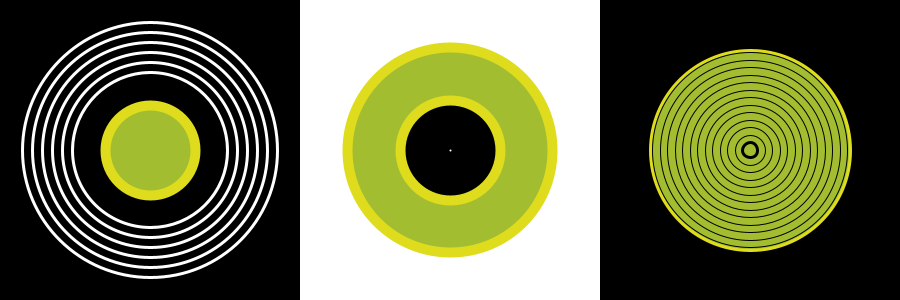
Frame 1 (no input)
Frame 60 (the mouse pressed at the canvas centre just before this capture): identical to frame 1, image omitted
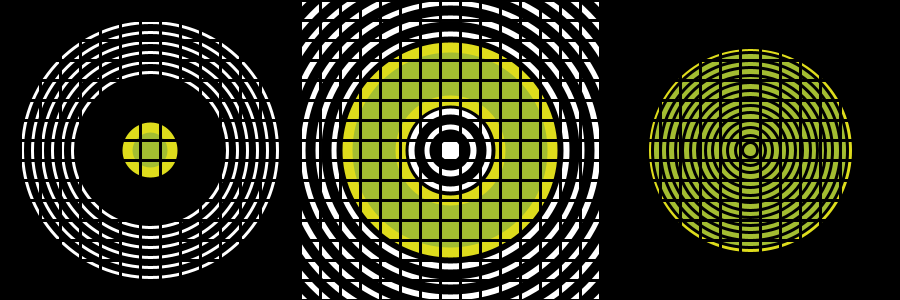
Frame 120 (the mouse held since frame 60 and released just before this capture)

The Processing sketch that drew these frames (run headless with seeded random() and noise(); from frame 60 on, the mouse is pressed at the canvas centre):

// Processing sketch: manuelas08t00
// ── manuelas08t00.pde
boolean b, g; //declaro los boolean
color[] colores = new color [4]; // declaro cuantos colores hay en array
int[] numeros = new int [5]; // declaro cuantos numeros hay en array
int q, w, e, h; //declaro int
float f; //declaro float como f
color blanco, negro; //nombro color como blanco, negro


void setup() { 
  size(900, 300); //tamaño del canvas
  b = true; // boolean verdadero
  g = false;
  f = 0.5; //le doy un valor al float
  blanco = #FFFFFF; //codigo color blanco 
  negro = #000000; //codigo color negro
  colores[0] = #A3BD31; //verde
  colores[1] = #DEDC1C; //amarillo
  colores[2] = #FFFFFF; //blanco
  colores[3] = #000000; //negro
  numeros[0] = 1; //le doy un valor al array de int
  numeros[1] = 2; //le doy un valor al array de int
  numeros[2] = 5; //le doy un valor al array de int
  numeros[3] = 55; //le doy un valor al array de int
  numeros[4] = 100; //le doy un valor al array de int
} 

void draw() {   
  if (b) { //boolean b verdadero
    background(negro); //fondo negro
    donut(numeros[2]*90, numeros[2]*30, colores[0], colores[1], colores[3], colores[2], numeros[2]*3, numeros[2]*2); //función donut y valores dados
    circulo(numeros[2]*30, numeros[2]*30, numeros[4], colores[0], colores[1], colores[2], numeros[2]*2, numeros[0]*3); //función circulo y valores dados
    argollas(numeros[2]*150, numeros[2]*30, numeros[4]*2, colores[0], colores[1], colores[3], numeros[0]+2, numeros[0]*3);//función argollas y valores dados
    lup(2, negro); //función lup y valores dados
  } else { // sino
    background(blanco);  //fondo blanco
    donut(numeros[2]*90, numeros[2]*30, colores[1], colores[0], colores[2], colores[3], numeros[2], numeros[1]); //función donut y valores dados
    circulo(numeros[2]*150, numeros[2]*30, numeros[2]*10, colores[1], colores[0], colores[3], numeros[2]*2, numeros[2]+1); //función circulo y valores dados 
    argollas(numeros[2]*30, numeros[2]*30, numeros[4]*2, colores[1], colores[0], colores[2], numeros[2]+2, numeros[0]*3); //función argollas y valores dados
    lup(2, blanco); //función lup y valores dados
  }
}

void circulo(float centroX, float centroY, float diametro, color color1, color color2, color color3, float stroke1, float stroke2) { //creo la función circulo
  q = (int)map(mouseX, 0, width, numeros[4]-10, f);  // map que se utilizara en la ellipse

  stroke(color2); //color para el stroke de la ellipse
  strokeWeight(stroke1); //ancho del stroke de la ellipse
  fill(color1);  //relleno de la ellipse
  ellipse(centroX, centroY, q, q); //valores de la ellipse

  noFill(); //ellipse sin relleno
  stroke(color3); //color para el stroke de la ellipse
  strokeWeight(stroke2); //ancho del stroke de la ellipse
  ellipse(centroX, centroY, diametro + numeros[3], diametro + numeros[3]); //valores de la ellipse
  ellipse(centroX, centroY, diametro + numeros[3]+20, diametro + numeros[3]+20); //valores de la ellipse
  ellipse(centroX, centroY, diametro + numeros[3]+40, diametro + numeros[3]+40); //valores de la ellipse
  ellipse(centroX, centroY, diametro + numeros[4]+15, diametro + numeros[4]+15); //valores de la ellipse
  ellipse(centroX, centroY, diametro + numeros[4]+35, diametro + numeros[4]+35); //valores de la ellipse
  ellipse(centroX, centroY, diametro + numeros[4]+55, diametro + numeros[4]+55);//valores de la ellipse
} 


void donut(float centroX, float centroY, color color1, color color2, color color3, color color4, float n, float stroke1) { //creo la función donut
  w = (int)map(mouseX, 0, width, numeros[1]*6, numeros[2]*10); // map que se utilizara en el rectangulo

  noStroke(); // sin borde
  fill(color4); // color para el relleno del rectangulo
  rect(numeros[2]*60, 0, numeros[2]*60, numeros[2]*60); //valores para el rectangulo

  noFill(); //sin relleno
  stroke(color3); //color para el stroke del cuadrado
  strokeWeight(numeros[1]); //ancho del stroke del cuadrado

  for (float i = 1; i < n; i = i + 1) { //for loop, i es igual a 1, y se aumenta 1 hasta llegar al valor de n
    strokeWeight(stroke1); //ancho del stroke de la ellipse
    ellipse(centroX, centroY, w*i, w*i); //valores de la ellipse
  } 

  stroke(color1);  //color para el stroke de la ellipse
  strokeWeight(numeros[2]*10); //ancho del stroke de la ellipse
  noFill(); //sin relleno
  ellipse(centroX, centroY, numeros[2]*30, numeros[2]*30); //valores de la ellipse

  stroke(color2); //color para el stroke de la ellipse
  strokeWeight(numeros[2]*2); //ancho del stroke de la ellipse
  noFill();  //sin relleno
  ellipse(centroX, centroY, numeros[2]*41, numeros[2]*41); //valores de la ellipse

  stroke(color2); //color para el stroke de la ellipse
  strokeWeight(numeros[2]*2); //ancho del stroke de la ellipse
  noFill(); //sin relleno
  ellipse(centroX, centroY, numeros[2]*20, numeros[2]*20); //valores de la ellipse
} 

void argollas(float centroX, float centroY, float diametro, color color1, color color2, color color3, float stroke1, float stroke2) { //creo la función argollas
  e = (int)map(mouseX, 0, width, numeros[2]+1, numeros[2]*5); // map que se utilizara en el ancho de las ellipses creadas por el loop

  stroke(color2); //color para el stroke de la ellipse
  strokeWeight(stroke1); //ancho del stroke de la ellipse
  fill(color1); //relleno de la ellipse
  ellipse(centroX, centroY, diametro, diametro); //valores de la ellipse

  noFill(); //sin relleno
  stroke(color3); //color para el stroke de la ellipse
  strokeWeight(stroke2); //ancho del stroke de la ellipse  

  for (float i = 1; i < numeros[2]*4; i = i + 1) { //for loop, i es igual a 1, y se aumenta 1 hasta llegar a 8
    ellipse(centroX, centroY, numeros[2]*3*i, numeros[2]*3*i); //valor de la ellipse
    strokeWeight(e/4); //ancho de la ellipse
  }
}

void lup(int strokeweight, int stroke) { //creo la función lup
  if (g) { //boolean g 
    for (int i = numeros[0]; i < numeros[3]*9; i = i + numeros[0]) {  //for loop, i es igual a 1, y aumenta en 1 hasta llegar a 45
      for (int j = numeros[0]; j < numeros[2]*6; j = j + numeros[0]) { //for loop. j es igual a 1, y aumenta en 1 hasta llegar a 12
        stroke(stroke); //color para el stroke de la ellipse
        strokeWeight(strokeweight); //ancho del stroke de la ellipse
        noFill(); //sin relleno
        rect(0, 0, 20*i, 20*j); //valores de la ellipse
      }
    }
  }
}

void keyPressed() { 
  if (key == 'a') //sí aprieto a
    b = (!b); // b pasa a ser falso
}


void mousePressed() { //sí aprieto el mouse
  g = (!g); //g pasa a ser verdadero
}
